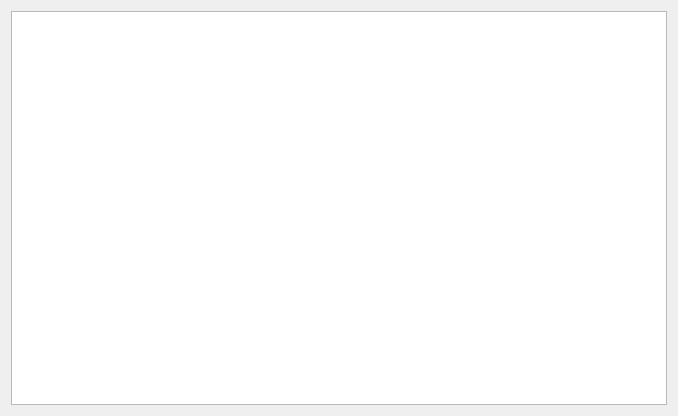
<?xml version="1.0" encoding="UTF-8"?>
<ui version="4.0">
 <class>HeapDumpForm</class>
 <widget class="QWidget" name="HeapDumpForm">
  <property name="geometry">
   <rect>
    <x>0</x>
    <y>0</y>
    <width>678</width>
    <height>416</height>
   </rect>
  </property>
  <property name="windowTitle">
   <string>Form</string>
  </property>
  <layout class="QVBoxLayout" name="verticalLayout">
   <item>
    <layout class="QVBoxLayout" name="treeVerticalLayout">
     <item>
      <widget class="QTreeView" name="treeView"/>
     </item>
    </layout>
   </item>
  </layout>
 </widget>
 <resources/>
 <connections/>
</ui>
